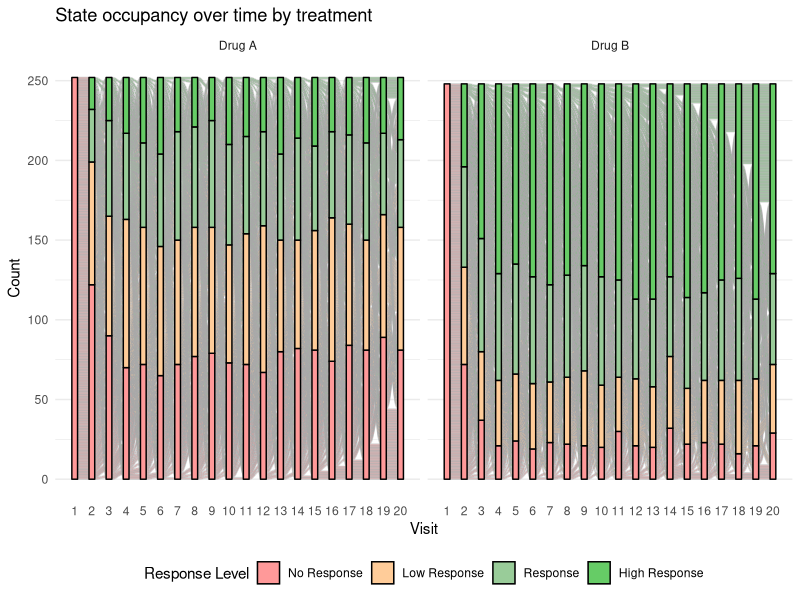
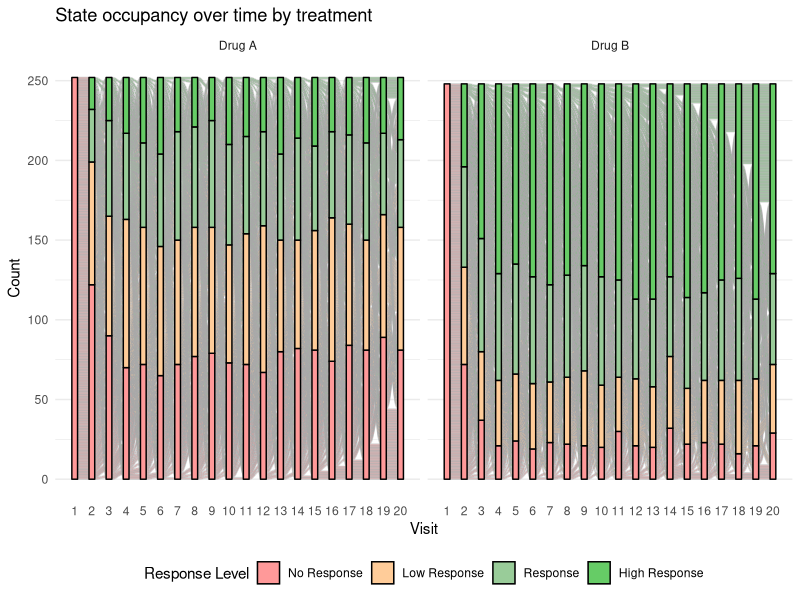

The R source for these figures, in order:
# Load required libraries
library(ggplot2)
library(dplyr)
library(ggalluvial)


# Read the data
data <- read.csv("202504/WWW_APR2025.csv", stringsAsFactors = FALSE)

# Create a factor for AVALC ordered by AVAL (reversed for plotting)
data <-  data %>%
  mutate(AVALC = factor(AVALC, levels = c("High Response", "Response", "Low Response", "No Response")))

# Define a custom color palette (reversed to match the new factor order)
response_colors <-  c("High Response" = "#66CC66",
                      "Response" = "#99CC99",
                      "Low Response" = "#FFCC99",
                      "No Response" = "#FF9999")

ggplot(data,
       aes(x = AVISITN, stratum = AVALC, alluvium = USUBJID,
           fill = AVALC, label = AVALC)) +
  scale_fill_manual(values = response_colors) +
  geom_flow(stat = "alluvium", lode.guidance = "frontback",
            color = "darkgray") +
  geom_stratum() +
  # geom_text(stat = "stratum", aes(label = after_stat(n)), size = 2) +
  facet_wrap(vars(TRT)) +
  scale_x_continuous(breaks = unique(data$AVISITN), 
                     name = "Visit") +
  theme_minimal() +
  theme(
    legend.position = "bottom",
    panel.grid.major.x = element_blank(),
    panel.grid.minor.x = element_blank()
  ) +
  labs(
    title = "State occupancy over time by treatment",
    y = "Count",
    fill = "Response Level"
  ) +
  guides(fill = guide_legend(reverse = TRUE))

# Save the plot
ggsave("202504/response_over_time.png", width = 12, height = 8, dpi = 200)

